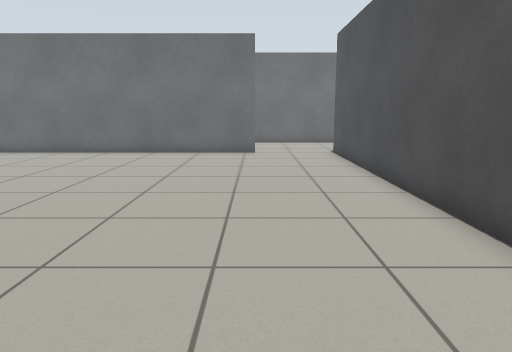
view 1 (above)

22 first-person views from a walk through a world built for the Gazebo simulator. The camera is 0.89 m above the floor, tilts 10° down and sees 70° across. The lines on the ground mark 1 m squares. The floor is counted in squares, 0.5 m on a side. Each view is taken from the middle of a square. On the plan, view 1 faces up. The plan holds only what a view shows up to about 18 squares ahead; the rest is blank. The place goes on beyond the plan. Some stock models are drawn as simple stand-ins.

view 2
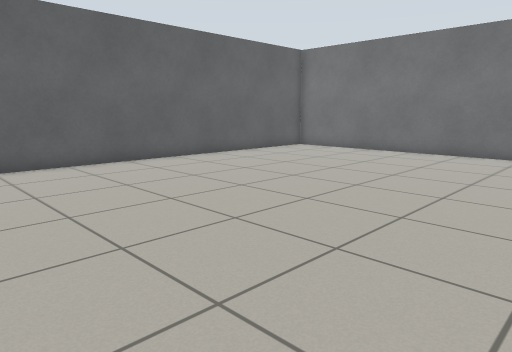

view 3
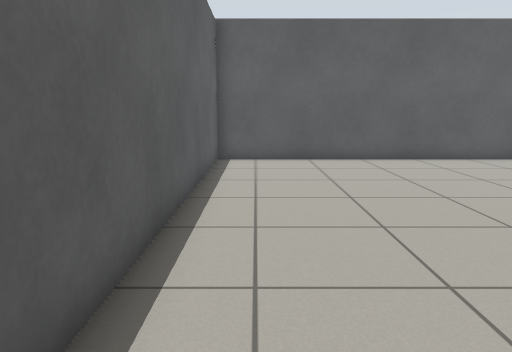

view 4
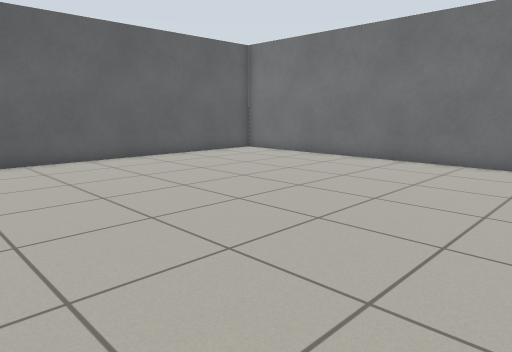

view 5
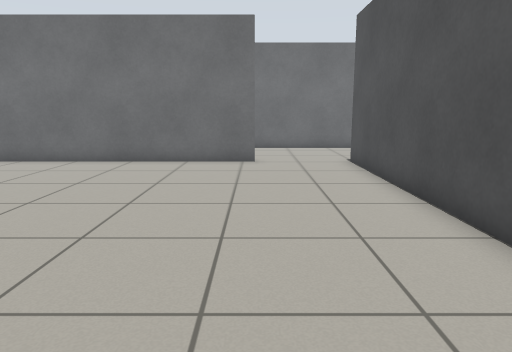

view 6
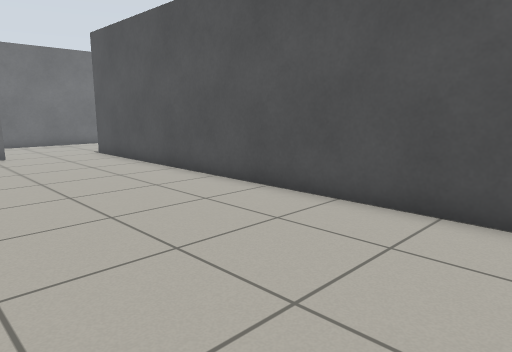

view 7
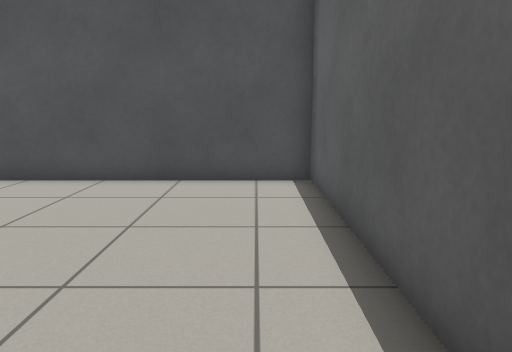

view 8
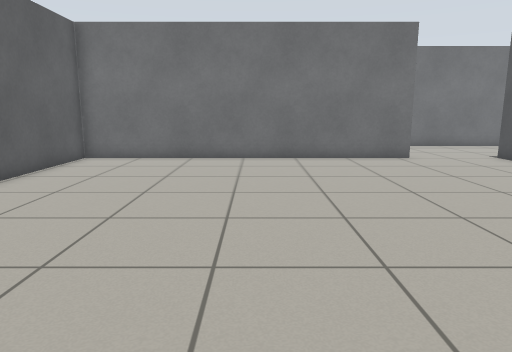

view 9
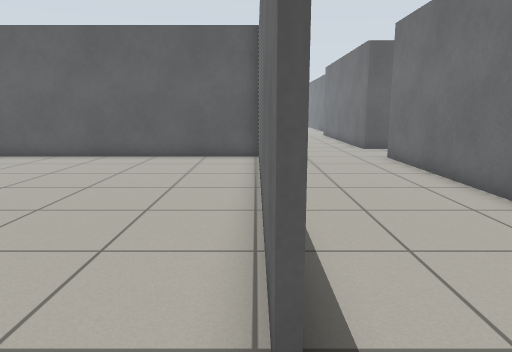

view 10
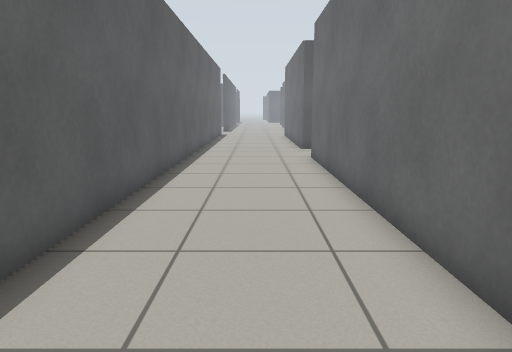

view 11
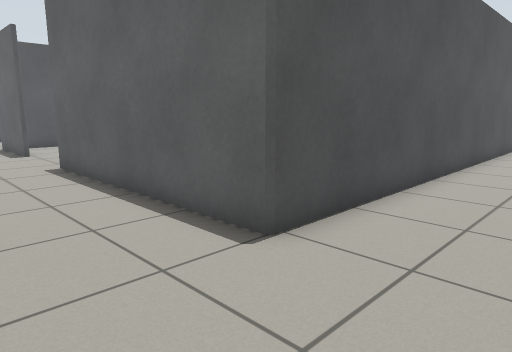

view 12
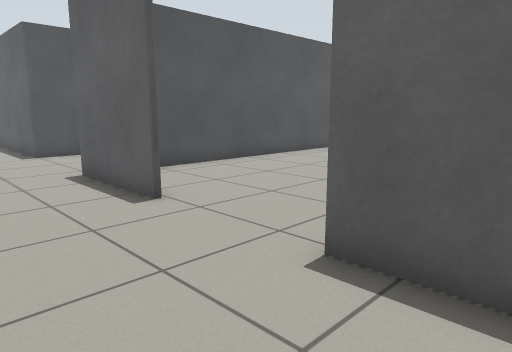

view 13
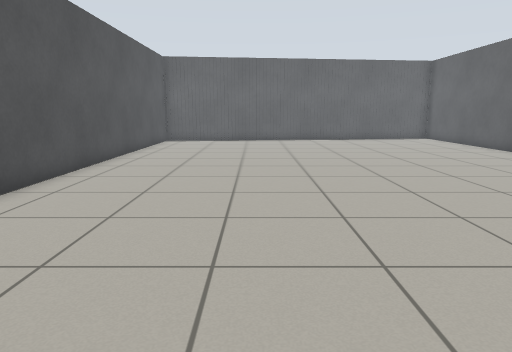

view 14
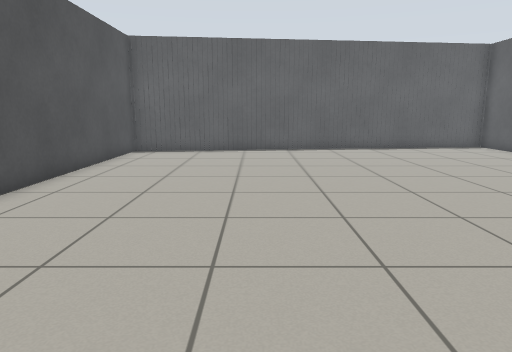

view 15
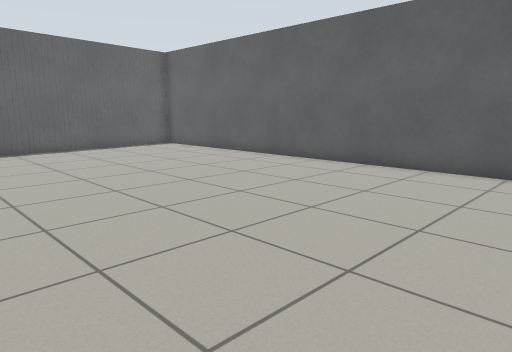

view 16
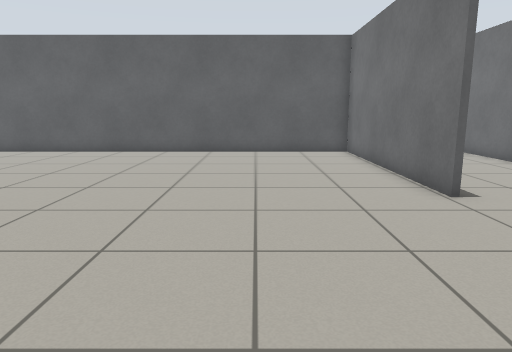

view 17
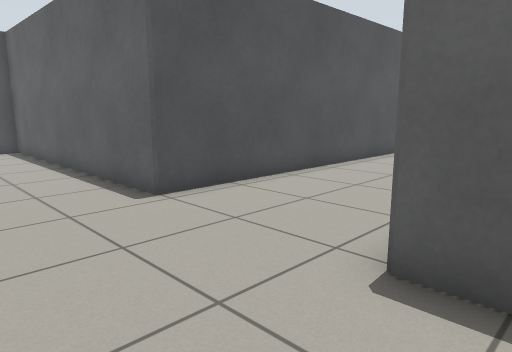

view 18
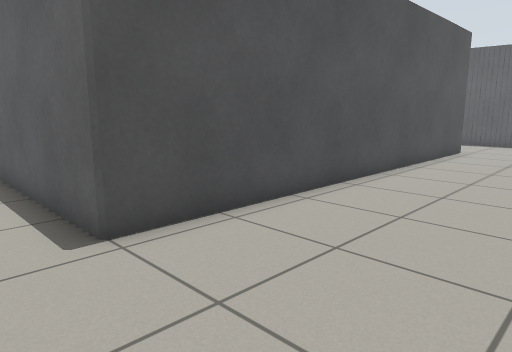

view 19
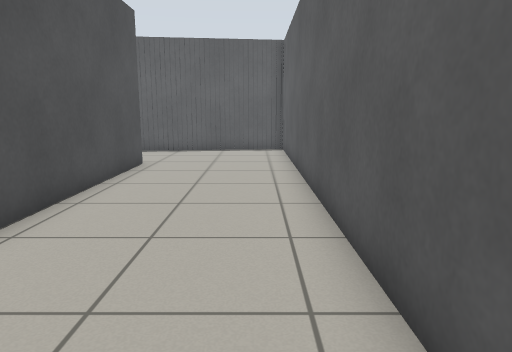

view 20
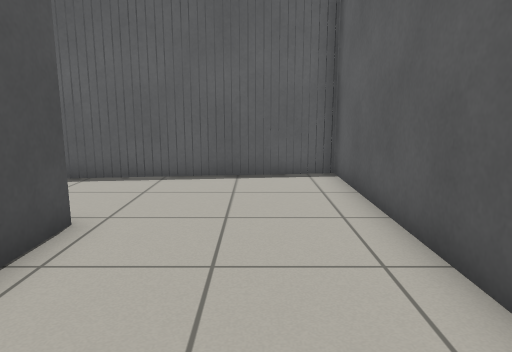

view 21
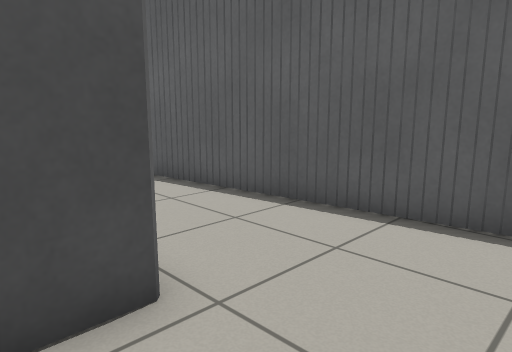

view 22
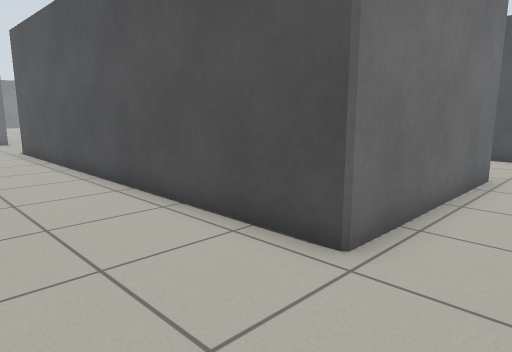

### Floor plan
Points are (right, up) in squares from view 1. A wall is a line through its corners. A room is listed if a view was taken in it or the views show most of it. See-through windows are left out.
Room 1 (views 1, 2, 3, 4, 5, 6, 7, 8, 9)
walls: (0, 16.1) (-12.6, 16.1) (-12.6, -1.4) (3.4, -1.4) (3.4, 16.3)
ways out: opening at (1, 16) to room 2
Room 2 (views 10, 11, 12, 13, 14, 15, 16, 17, 18, 19, 20, 21, 22)
walls: (12.5, 16.1) (3.6, 16.1) (3.6, -2.6); (16.6, 16.3) (20.6, 16.3); (20.7, 11.4) (20.7, -4.8) (21.3, -4.3) (23.5, -4.3); (3.4, 16.3) (12.5, 16.3); (7, 21.2) (-12.4, 21.2); (13.7, -5.3) (15.9, -5.3); (15.8, -5) (18.3, -5) (18.7, -4.6); (12.4, -5.5) (13.9, -5.5); (14.1, -5.5) (14.5, -5.1); (14.8, -5.4) (15.2, -5); (11.1, -5.8) (11.4, -5.5); (16.8, -5.2) (17.1, -4.8); (18, -4.8) (20, -4.8); (10.3, -5.9) (10.6, -5.5); (17.4, -5.1) (17.7, -4.7); (9.6, -6) (10, -5.6); (19, -4.9) (19.3, -4.5); (8.5, -6.1) (8.9, -5.7) (12.4, -5.7); (3.6, -4.2) (3.6, -6.4); (19.6, -4.8) (19.9, -4.5) (21.5, -4.5); (6.9, -5.9) (9.1, -5.9); (7.9, -6.2) (8.2, -5.8); (20.5, -4.6) (20.5, 15.2); (4.8, -6.2) (7, -6.2); (22.8, -4.5) (23.2, -4.1) (26.2, -4.1); (24.4, -4.3) (24.7, -3.9); (26.2, -3.9) (27.8, -3.9) (28.2, -3.5); (27.2, -3.9) (27.4, -3.7) (28.9, -3.7) (29.1, -3.5) (30.5, -3.5); (30.5, 0.3) (25.9, 0.3) (25.9, 16.1) (30.5, 16.1); (-16.2, 16.3) (-1.6, 16.3); (-15.6, 21.2) (-16.5, 21.2)
ways out: opening at (1, 16) to room 1; opening at (-14, 21)

Positions as (right, up) in squares from view 1, and headings:
1: (0, 0), facing up
2: (0, 0), facing up-left
3: (1, 0), facing left
4: (1, 3), facing up-left
5: (0, 3), facing up
6: (-3, 0), facing up-right
7: (-6, 0), facing right
8: (-6, 2), facing up
9: (2, 16), facing left
10: (2, 19), facing left
11: (0, 20), facing down-right
12: (10, 20), facing down-right
13: (15, 18), facing down
14: (15, 12), facing down
15: (15, 12), facing down-left
16: (20, 12), facing left
17: (19, 20), facing down-right
18: (21, 18), facing down-right
19: (22, 13), facing down
20: (23, 6), facing down
21: (23, 2), facing down-right
22: (22, -2), facing up-right
